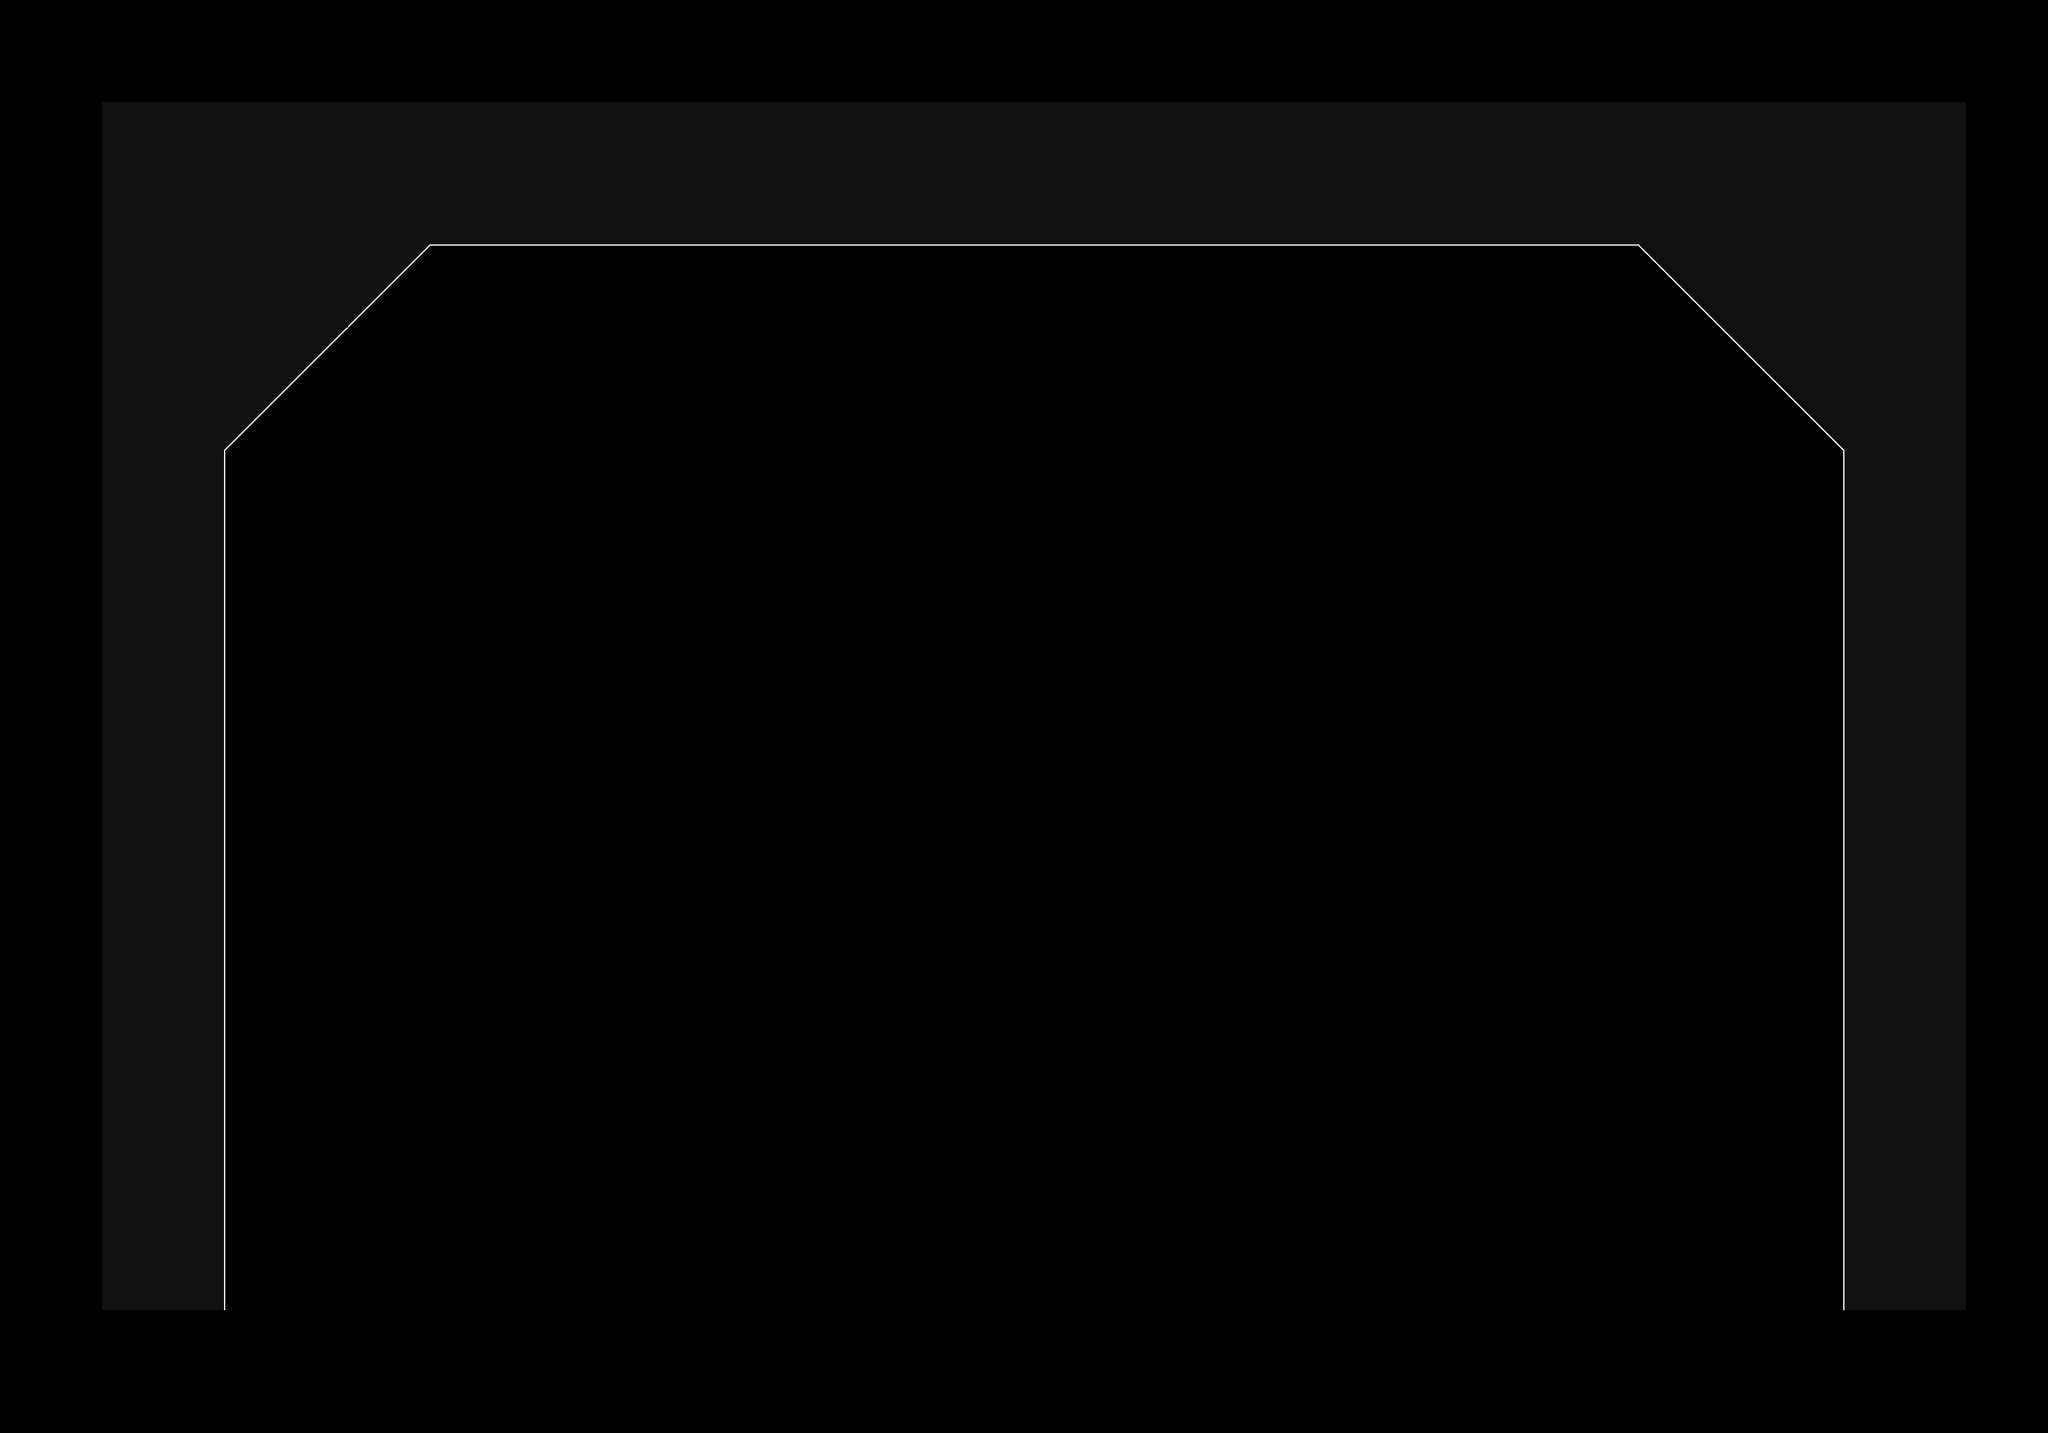

This is a level from a 2D game, rendered from its Tiled map with the project's own tilesets. A one-line summary and the map file follow, with tile-layer data summarised:
An orthogonal 100x70 tile map with 32x32 px tiles, 1 tile layer (Tile Layer 1) and 27 objects (6x Scale, 5x PrefabSpawner, 4x Start, 2x Bounds, 2x Dummy, ...).

<map version="1.5" tiledversion="1.7.1" orientation="orthogonal" renderorder="right-down" compressionlevel="0" width="100" height="70" tilewidth="32" tileheight="32" infinite="0" nextlayerid="4" nextobjectid="32">
 <properties>
  <property name="customShader" type="bool" value="true" />
 </properties>
 <tileset firstgid="1" source="main_0.tsx" />
 <layer id="1" name="Tile Layer 1" width="100" height="70">
  <data>[7000 cells, 1371 non-empty, 8 distinct tile ids]</data>
 </layer>
 <objectgroup id="2" name="collision-layer">
  <object id="1" x="352" y="2048">
   <polyline points="0,160 0,-1344 320,-1664 2208,-1664 2528,-1344 2528,160 0,160" />
  </object>
 </objectgroup>
 <objectgroup id="3" name="event-layer">
  <object id="3" name="Bounds" type="Bounds" x="256" y="288" width="32" height="32">
   <properties>
    <property name="left" type="bool" value="true" />
    <property name="triggeredId" value="bounds1" />
    <property name="up" type="bool" value="true" />
   </properties>
  </object>
  <object id="4" name="Bounds" type="Bounds" x="2944" y="2016" width="32" height="32">
   <properties>
    <property name="down" type="bool" value="true" />
    <property name="left" type="bool" value="false" />
    <property name="right" type="bool" value="true" />
    <property name="triggeredId" value="bounds2" />
    <property name="up" type="bool" value="false" />
   </properties>
  </object>
  <object id="5" name="Sensor" type="Sensor" x="352" y="2176" width="2528" height="32">
   <properties>
    <property name="triggeringId" value="outOfBounds" />
   </properties>
  </object>
  <object id="6" name="ScrapSpawn" type="ScrapSpawn" x="1600" y="512" width="32" height="32">
   <properties>
    <property name="scrap" type="int" value="1" />
    <property name="sync" value="USER" />
    <property name="triggeredId" value="EGGPLANT_SPAWNER" />
   </properties>
  </object>
  <object id="7" name="Dummy" type="Dummy" x="2464" y="512" width="32" height="32">
   <properties>
    <property name="triggeredId" value="egg1" />
    <property name="triggeringId" value="egg2" />
   </properties>
  </object>
  <object id="8" name="Dummy" type="Dummy" x="736" y="512" width="32" height="32">
   <properties>
    <property name="triggeredId" value="egg2" />
    <property name="triggeringId" value="egg1" />
   </properties>
  </object>
  <object id="9" name="MovePoint" type="MovePoint" x="1600" y="512" width="32" height="32">
   <properties>
    <property name="connections" value="EGGPLANT_SPAWNER" />
    <property name="speed" type="float" value="2.5" />
    <property name="triggeredId" value="" />
    <property name="triggeringId" value="egg1" />
   </properties>
  </object>
  <object id="10" name="Multitrigger" type="Multitrigger" x="160" y="160" width="32" height="32">
   <properties>
    <property name="triggeredId" value="spawnWeapons" />
    <property name="triggeringId" value="w1,w2" />
   </properties>
  </object>
  <object id="12" name="Scale" type="Scale" x="896" y="992" width="288" height="32">
   <properties>
    <property name="density" type="float" value="0.1" />
    <property name="minHeight" type="float" value="-24" />
   </properties>
  </object>
  <object id="15" name="Start" type="Start" x="640" y="800" width="32" height="32">
   <properties>
    <property name="triggeringId" value="playerstart" />
   </properties>
  </object>
  <object id="16" name="Scale" type="Scale" x="512" y="992" width="288" height="32">
   <properties>
    <property name="density" type="float" value="0.1" />
    <property name="minHeight" type="float" value="-24" />
   </properties>
  </object>
  <object id="17" name="Scale" type="Scale" x="1280" y="992" width="288" height="32">
   <properties>
    <property name="density" type="float" value="0.1" />
    <property name="minHeight" type="float" value="-24" />
   </properties>
  </object>
  <object id="18" name="Scale" type="Scale" x="1664" y="992" width="288" height="32">
   <properties>
    <property name="density" type="float" value="0.1" />
    <property name="minHeight" type="float" value="-24" />
   </properties>
  </object>
  <object id="19" name="Scale" type="Scale" x="2048" y="992" width="288" height="32">
   <properties>
    <property name="density" type="float" value="0.1" />
    <property name="minHeight" type="float" value="-24" />
   </properties>
  </object>
  <object id="20" name="Scale" type="Scale" x="2432" y="992" width="288" height="32">
   <properties>
    <property name="density" type="float" value="0.1" />
    <property name="minHeight" type="float" value="-24" />
   </properties>
  </object>
  <object id="21" name="Start" type="Start" x="1024" y="800" width="32" height="32">
   <properties>
    <property name="triggeringId" value="playerstart" />
   </properties>
  </object>
  <object id="22" name="Start" type="Start" x="2176" y="800" width="32" height="32">
   <properties>
    <property name="triggeringId" value="playerstart" />
   </properties>
  </object>
  <object id="23" name="Start" type="Start" x="2560" y="800" width="32" height="32">
   <properties>
    <property name="triggeringId" value="playerstart" />
   </properties>
  </object>
  <object id="24" name="Prefab" type="PrefabWeapon" x="992" y="1664" width="96" height="96">
   <properties>
    <property name="prefabId" value="Weapon" />
    <property name="triggeredId" value="w1" />
   </properties>
  </object>
  <object id="25" name="Prefab" type="PrefabWeapon" x="2144" y="1664" width="96" height="96">
   <properties>
    <property name="prefabId" value="Weapon" />
    <property name="triggeredId" value="w2" />
   </properties>
  </object>
  <object id="26" name="Prefab" type="PrefabSpawner" x="1568" y="768" width="96" height="96">
   <properties>
    <property name="interval" type="float" value="25" />
    <property name="power" type="float" value="50" />
    <property name="prefabId" value="Spawner" />
    <property name="triggeredId" value="hp1" />
    <property name="type" type="int" value="1" />
   </properties>
  </object>
  <object id="27" name="Prefab" type="PrefabSpawner" x="1760" y="1312" width="96" height="96">
   <properties>
    <property name="interval" type="float" value="8" />
    <property name="power" type="float" value="50" />
    <property name="prefabId" value="Spawner" />
    <property name="type" type="int" value="0" />
   </properties>
  </object>
  <object id="28" name="Prefab" type="PrefabSpawner" x="1376" y="1312" width="96" height="96">
   <properties>
    <property name="interval" type="float" value="8" />
    <property name="power" type="float" value="50" />
    <property name="prefabId" value="Spawner" />
    <property name="type" type="int" value="0" />
   </properties>
  </object>
  <object id="29" name="Prefab" type="PrefabSpawner" x="608" y="1312" width="96" height="96">
   <properties>
    <property name="interval" type="float" value="8" />
    <property name="power" type="float" value="50" />
    <property name="prefabId" value="Spawner" />
    <property name="type" type="int" value="0" />
   </properties>
  </object>
  <object id="30" name="Prefab" type="PrefabSpawner" x="2528" y="1312" width="96" height="96">
   <properties>
    <property name="interval" type="float" value="8" />
    <property name="power" type="float" value="50" />
    <property name="prefabId" value="Spawner" />
    <property name="type" type="int" value="0" />
   </properties>
  </object>
  <object id="31" name="Player" type="Player" x="384" y="1952" width="32" height="32">
   <properties>
    <property name="hp" type="float" value="-1000" />
    <property name="triggeredId" value="outOfBounds" />
   </properties>
  </object>
 </objectgroup>
</map>
